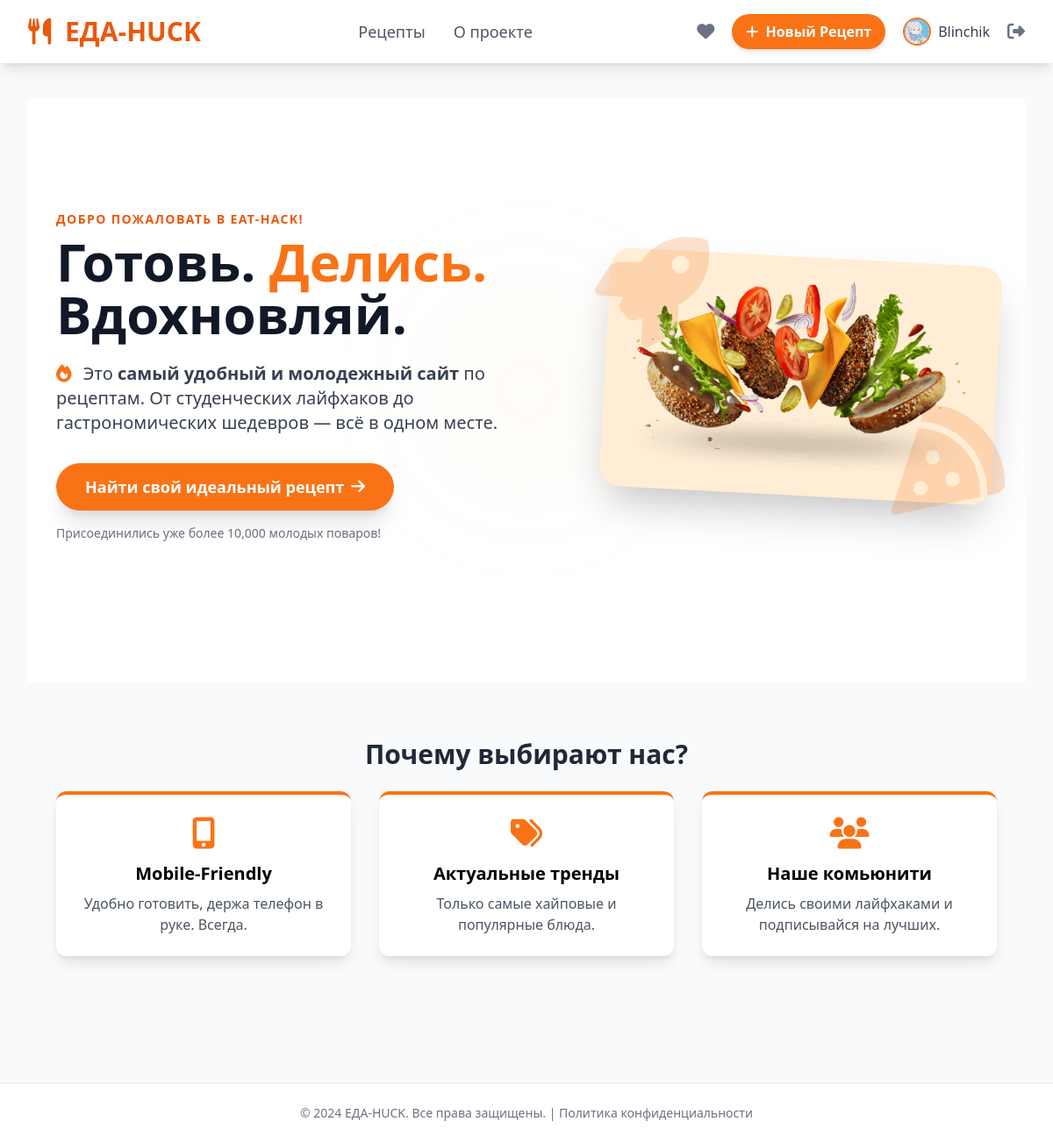
The app's page / (signed in) with its own data.
### recept/models.py (models this page shows, shortened)
class User(AbstractUser):
    username = None
    email = models.EmailField(_('email address'), unique=True)
    phone_num = models.CharField(max_length=20, blank=True, null=True)
    full_name = models.CharField(max_length=150, blank=True, null=True)
    birth_date = models.DateField(blank=True, null=True)
    avatar = models.ImageField(upload_to='user_avatars/', blank=True, null=True, help_text='Аватар пользователя')
    USERNAME_FIELD = 'email'
    REQUIRED_FIELDS = []
    objects = UserManager()

### recept/views.py (the view)
# urls.py: path('', views.index, name='index'),
def index(request):
    return render(request, 'index.html')

### recept/templates/index.html (shortened to what this page needs)
{% extends 'base.html' %}
{% load static %}
{% block content %}
<section
  class="relative bg-white pt-16 pb-20 sm:pt-24 sm:pb-32 lg:pt-32 lg:pb-40 overflow-hidden"
>
  <div class="absolute inset-0 z-0 opacity-10">
  </div>
  <div
    class="relative z-10 max-w-6xl mx-auto px-4 sm:px-6 lg:px-8 flex flex-col lg:flex-row items-center justify-between"
  >
    <div
      class="lg:w-1/2 text-center lg:text-left mb-12 lg:mb-0 animate-fade-in"
    >
      <span
        class="text-sm font-semibold text-primary-orange-600 uppercase tracking-widest block mb-2"
      >
        Добро пожаловать в EAT-HACK!
      </span>
      <h1
        class="text-5xl sm:text-6xl font-extrabold text-gray-900 leading-tight mb-6"
      >
        Готовь. <span class="text-primary-orange-500">Делись.</span> Вдохновляй.
      </h1>
      <p class="text-xl text-gray-700 mb-8 max-w-lg mx-auto lg:mx-0">
        <i class="fas fa-fire text-primary-orange-500 mr-2"></i>
        Это <strong>самый удобный и молодежный сайт</strong> по рецептам. От
        студенческих лайфхаков до гастрономических шедевров — всё в одном месте.
      </p>
      <a
        href="{% url 'recipe_list' %}"
        class="inline-flex items-center justify-center px-8 py-3 border border-transparent text-lg font-bold rounded-full shadow-xl text-white bg-primary-orange-500 hover:bg-primary-orange-600 transition duration-300 transform hover:scale-105 active:scale-95 animate-pulse-once"
      >
        Найти свой идеальный рецепт <i class="fas fa-arrow-right ml-2"></i>
      </a>
      <p class="mt-4 text-sm text-gray-500">
        Присоединились уже более 10,000 молодых поваров!
      </p>
    </div>
    <div class="lg:w-5/12 animate-slide-in-right">
      <div
        class="relative bg-primary-orange-100 rounded-3xl p-6 shadow-2xl transform rotate-3 hover:rotate-0 transition duration-500 ease-in-out"
      >
        <img
       src="{% static 'images/index.png' %}"
          alt="Молодые люди готовят и снимают на телефон"
          class="max-w-full h-auto rounded-2xl relative z-10"
        />
      </div>
    </div>
  </div>
</section>
<section class="max-w-6xl mx-auto px-4 sm:px-6 lg:px-8 py-16 text-center">
  <h2 class="text-3xl font-bold text-gray-800 mb-6">Почему выбирают нас?</h2>
  <div class="grid grid-cols-1 md:grid-cols-3 gap-8">
    <div
      class="p-6 bg-white rounded-xl shadow-lg border-t-4 border-primary-orange-500 transform hover:-translate-y-1 transition duration-300"
    >
      <i class="fas fa-mobile-alt text-4xl text-primary-orange-500 mb-3"></i>
      <h3 class="text-xl font-semibold mb-2">Mobile-Friendly</h3>
      <p class="text-gray-600">
        Удобно готовить, держа телефон в руке. Всегда.
      </p>
    </div>
    <div
      class="p-6 bg-white rounded-xl shadow-lg border-t-4 border-primary-orange-500 transform hover:-translate-y-1 transition duration-300"
    >
      <i class="fas fa-tags text-4xl text-primary-orange-500 mb-3"></i>
      <h3 class="text-xl font-semibold mb-2">Актуальные тренды</h3>
      <p class="text-gray-600">Только самые хайповые и популярные блюда.</p>
    </div>
    <div
      class="p-6 bg-white rounded-xl shadow-lg border-t-4 border-primary-orange-500 transform hover:-translate-y-1 transition duration-300"
    >
      <i class="fas fa-users text-4xl text-primary-orange-500 mb-3"></i>
      <h3 class="text-xl font-semibold mb-2">Наше комьюнити</h3>
      <p class="text-gray-600">
        Делись своими лайфхаками и подписывайся на лучших.
      </p>
    </div>
  </div>
</section>
{% endblock %}

### recept/templates/base.html (shortened to what this page needs)
<!DOCTYPE html>
<html lang="ru">
  <head>
    <script src="https://cdn.tailwindcss.com"></script>
    <link rel="stylesheet" href="https://cdnjs.cloudflare.com/ajax/libs/font-awesome/6.0.0-beta3/css/all.min.css">
    <link
      rel="stylesheet"
      href="https://cdnjs.cloudflare.com/ajax/libs/font-awesome/6.5.2/css/all.min.css"
    />
  </head>
  <body class="bg-gray-50 min-h-screen flex flex-col">
    <header class="bg-white shadow-lg sticky top-0 z-50">
      <div
        class="max-w-7xl mx-auto px-4 sm:px-6 lg:px-8 py-3 flex justify-between items-center"
      >
        <div class="flex items-center space-x-4">
          <a href="{% url 'index' %}" class="text-3xl font-extrabold text-primary-orange-600 hover:text-primary-orange-700 transition duration-300">
            <i class="fas fa-utensils mr-2"></i> ЕДА-HUCK
          </a>
        </div>
        <nav class="hidden md:flex space-x-8 text-lg font-medium">
          <a href="{% url 'recipe_list' %}" class="text-gray-600 hover:text-primary-orange-600 transition duration-150"
            >Рецепты</a
          >
          <a href="#" class="text-gray-600 hover:text-primary-orange-600 transition duration-150">О проекте</a>
        </nav>
        <div class="flex items-center space-x-3">
          {% if user.is_authenticated %}
          <a href="{% url 'favorite_recipes' %}" title="Избранные рецепты" class="text-gray-500 hover:text-primary-orange-600 transition duration-150 p-2 rounded-full hover:bg-gray-100">
              <i class="fas fa-heart text-xl"></i>
          </a>
          <a
            href="{% url 'recipe_create' %}"
            class="hidden sm:inline-block px-4 py-2 text-white bg-primary-orange-500 rounded-full font-semibold shadow-md hover:bg-primary-orange-600 transition duration-300 transform hover:scale-105"
          >
            <i class="fas fa-plus mr-1"></i> Новый Рецепт
          </a>
          <a href="{% url 'profile' %}" class="flex items-center space-x-2 p-2 rounded-full hover:bg-gray-100 transition duration-150">
            {% if user.avatar %}
              <img src="{{ user.avatar.url }}" alt="Аватар" class="h-8 w-8 rounded-full object-cover border-2 border-primary-orange-500">
            {% else %}
              <i class="fas fa-user-circle text-gray-500 text-3xl"></i>
            {% endif %}
            <span class="hidden lg:inline text-gray-700 font-medium">{{ user.full_name|default:'Профиль' }}</span>
          </a>
          <a href="{% url 'logout' %}" title="Выйти" class="text-gray-500 hover:text-primary-orange-600 transition duration-150">
            <i class="fas fa-sign-out-alt text-xl"></i>
          </a>
          {% endif %}
        </div>
      </div>
    </header>
    <main class="flex-grow">
      <div class="max-w-7xl mx-auto px-4 sm:px-6 lg:px-8 py-10">
        {% block content %}{% endblock %}
      </div>
    </main>
    <footer class="bg-white border-t border-gray-200 mt-10">
      <div class="max-w-7xl mx-auto px-4 sm:px-6 lg:px-8 py-6 text-center text-gray-500 text-sm">
        &copy; 2024 ЕДА-HUCK. Все права защищены. | <a href="#" class="hover:text-primary-orange-600">Политика конфиденциальности</a>
      </div>
    </footer>
  </body>
</html>

### recept/templates/index.html (style rules this page uses)
.animate-fade-in { animation: fadeIn 0.8s ease-out; }
.animate-slide-in-right { animation: fadeInRight 0.8s ease-out 0.2s backwards; }
.animate-pulse-once { animation: pulse 1.5s infinite; }

### records on screen
User: avatar (picture), full_name "Blinchik"
